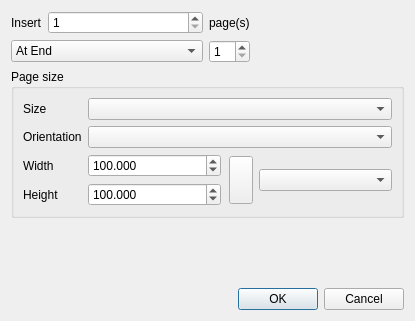
<?xml version="1.0" encoding="UTF-8"?>
<ui version="4.0">
 <class>QgsLayoutNewPageDialog</class>
 <widget class="QDialog" name="QgsLayoutNewPageDialog">
  <property name="geometry">
   <rect>
    <x>0</x>
    <y>0</y>
    <width>415</width>
    <height>321</height>
   </rect>
  </property>
  <property name="windowTitle">
   <string>Insert Pages</string>
  </property>
  <layout class="QGridLayout" name="gridLayout_2">
   <item row="3" column="0" colspan="4">
    <widget class="QGroupBox" name="groupBox">
     <property name="title">
      <string>Page size</string>
     </property>
     <layout class="QGridLayout" name="gridLayout" columnstretch="0,1">
      <item row="0" column="0">
       <widget class="QLabel" name="label_3">
        <property name="text">
         <string>Size</string>
        </property>
       </widget>
      </item>
      <item row="2" column="0">
       <widget class="QLabel" name="mWidthLabel">
        <property name="text">
         <string>Width</string>
        </property>
       </widget>
      </item>
      <item row="1" column="1">
       <widget class="QComboBox" name="mPageOrientationComboBox"/>
      </item>
      <item row="1" column="0">
       <widget class="QLabel" name="label_4">
        <property name="text">
         <string>Orientation</string>
        </property>
       </widget>
      </item>
      <item row="0" column="1">
       <widget class="QComboBox" name="mPageSizeComboBox"/>
      </item>
      <item row="3" column="0">
       <widget class="QLabel" name="mHeightLabel">
        <property name="text">
         <string>Height</string>
        </property>
       </widget>
      </item>
      <item row="2" column="1" rowspan="2">
       <layout class="QGridLayout" name="gridLayout_3" columnstretch="1,0,0,0,1">
        <item row="0" column="4" rowspan="2">
         <widget class="QgsLayoutUnitsComboBox" name="mSizeUnitsComboBox"/>
        </item>
        <item row="0" column="3" rowspan="2">
         <layout class="QHBoxLayout" name="_2">
          <property name="leftMargin">
           <number>2</number>
          </property>
          <property name="topMargin">
           <number>2</number>
          </property>
          <property name="rightMargin">
           <number>0</number>
          </property>
          <property name="bottomMargin">
           <number>2</number>
          </property>
          <item>
           <widget class="QgsRatioLockButton" name="mLockAspectRatio">
            <property name="sizePolicy">
             <sizepolicy hsizetype="Fixed" vsizetype="Expanding">
              <horstretch>0</horstretch>
              <verstretch>0</verstretch>
             </sizepolicy>
            </property>
            <property name="toolTip">
             <string>Lock aspect ratio (including while drawing extent onto canvas)</string>
            </property>
            <property name="leftMargin" stdset="0">
             <number>13</number>
            </property>
           </widget>
          </item>
         </layout>
        </item>
        <item row="0" column="0" colspan="3">
         <widget class="QgsDoubleSpinBox" name="mWidthSpin">
          <property name="suffix">
           <string/>
          </property>
          <property name="decimals">
           <number>3</number>
          </property>
          <property name="maximum">
           <double>9999999.000000000000000</double>
          </property>
          <property name="value">
           <double>100.000000000000000</double>
          </property>
          <property name="showClearButton" stdset="0">
           <bool>false</bool>
          </property>
         </widget>
        </item>
        <item row="1" column="0" colspan="3">
         <widget class="QgsDoubleSpinBox" name="mHeightSpin">
          <property name="suffix">
           <string/>
          </property>
          <property name="decimals">
           <number>3</number>
          </property>
          <property name="maximum">
           <double>9999999.000000000000000</double>
          </property>
          <property name="value">
           <double>100.000000000000000</double>
          </property>
          <property name="showClearButton" stdset="0">
           <bool>false</bool>
          </property>
         </widget>
        </item>
       </layout>
      </item>
     </layout>
    </widget>
   </item>
   <item row="1" column="0" colspan="4">
    <layout class="QGridLayout" name="gridLayout_4" columnstretch="0,1,0,1">
     <item row="0" column="1">
      <widget class="QSpinBox" name="mPagesSpinBox">
       <property name="minimum">
        <number>1</number>
       </property>
      </widget>
     </item>
     <item row="0" column="2">
      <widget class="QLabel" name="label_2">
       <property name="text">
        <string>page(s)</string>
       </property>
      </widget>
     </item>
     <item row="0" column="3">
      <spacer name="horizontalSpacer">
       <property name="orientation">
        <enum>Qt::Horizontal</enum>
       </property>
       <property name="sizeHint" stdset="0">
        <size>
         <width>40</width>
         <height>20</height>
        </size>
       </property>
      </spacer>
     </item>
     <item row="0" column="0">
      <widget class="QLabel" name="label">
       <property name="text">
        <string>Insert</string>
       </property>
      </widget>
     </item>
     <item row="1" column="0" colspan="2">
      <widget class="QComboBox" name="mPositionComboBox">
       <property name="currentIndex">
        <number>2</number>
       </property>
       <item>
        <property name="text">
         <string>Before Page</string>
        </property>
       </item>
       <item>
        <property name="text">
         <string>After Page</string>
        </property>
       </item>
       <item>
        <property name="text">
         <string>At End</string>
        </property>
       </item>
      </widget>
     </item>
     <item row="1" column="2">
      <widget class="QSpinBox" name="mExistingPageSpinBox">
       <property name="minimum">
        <number>1</number>
       </property>
      </widget>
     </item>
    </layout>
   </item>
   <item row="5" column="0" colspan="4">
    <widget class="QDialogButtonBox" name="buttonBox">
     <property name="orientation">
      <enum>Qt::Horizontal</enum>
     </property>
     <property name="standardButtons">
      <set>QDialogButtonBox::Cancel|QDialogButtonBox::Ok</set>
     </property>
    </widget>
   </item>
   <item row="4" column="2">
    <spacer name="verticalSpacer">
     <property name="orientation">
      <enum>Qt::Vertical</enum>
     </property>
     <property name="sizeHint" stdset="0">
      <size>
       <width>20</width>
       <height>40</height>
      </size>
     </property>
    </spacer>
   </item>
  </layout>
 </widget>
 <customwidgets>
  <customwidget>
   <class>QgsRatioLockButton</class>
   <extends>QToolButton</extends>
   <header>qgsratiolockbutton.h</header>
   <container>1</container>
  </customwidget>
  <customwidget>
   <class>QgsDoubleSpinBox</class>
   <extends>QDoubleSpinBox</extends>
   <header>qgsdoublespinbox.h</header>
  </customwidget>
  <customwidget>
   <class>QgsLayoutUnitsComboBox</class>
   <extends>QComboBox</extends>
   <header>qgslayoutunitscombobox.h</header>
  </customwidget>
 </customwidgets>
 <tabstops>
  <tabstop>mPagesSpinBox</tabstop>
  <tabstop>mPositionComboBox</tabstop>
  <tabstop>mExistingPageSpinBox</tabstop>
  <tabstop>mPageSizeComboBox</tabstop>
  <tabstop>mPageOrientationComboBox</tabstop>
  <tabstop>mWidthSpin</tabstop>
  <tabstop>mHeightSpin</tabstop>
  <tabstop>mLockAspectRatio</tabstop>
  <tabstop>mSizeUnitsComboBox</tabstop>
 </tabstops>
 <resources/>
 <connections>
  <connection>
   <sender>buttonBox</sender>
   <signal>accepted()</signal>
   <receiver>QgsLayoutNewPageDialog</receiver>
   <slot>accept()</slot>
   <hints>
    <hint type="sourcelabel">
     <x>248</x>
     <y>254</y>
    </hint>
    <hint type="destinationlabel">
     <x>157</x>
     <y>274</y>
    </hint>
   </hints>
  </connection>
  <connection>
   <sender>buttonBox</sender>
   <signal>rejected()</signal>
   <receiver>QgsLayoutNewPageDialog</receiver>
   <slot>reject()</slot>
   <hints>
    <hint type="sourcelabel">
     <x>316</x>
     <y>260</y>
    </hint>
    <hint type="destinationlabel">
     <x>286</x>
     <y>274</y>
    </hint>
   </hints>
  </connection>
 </connections>
</ui>
